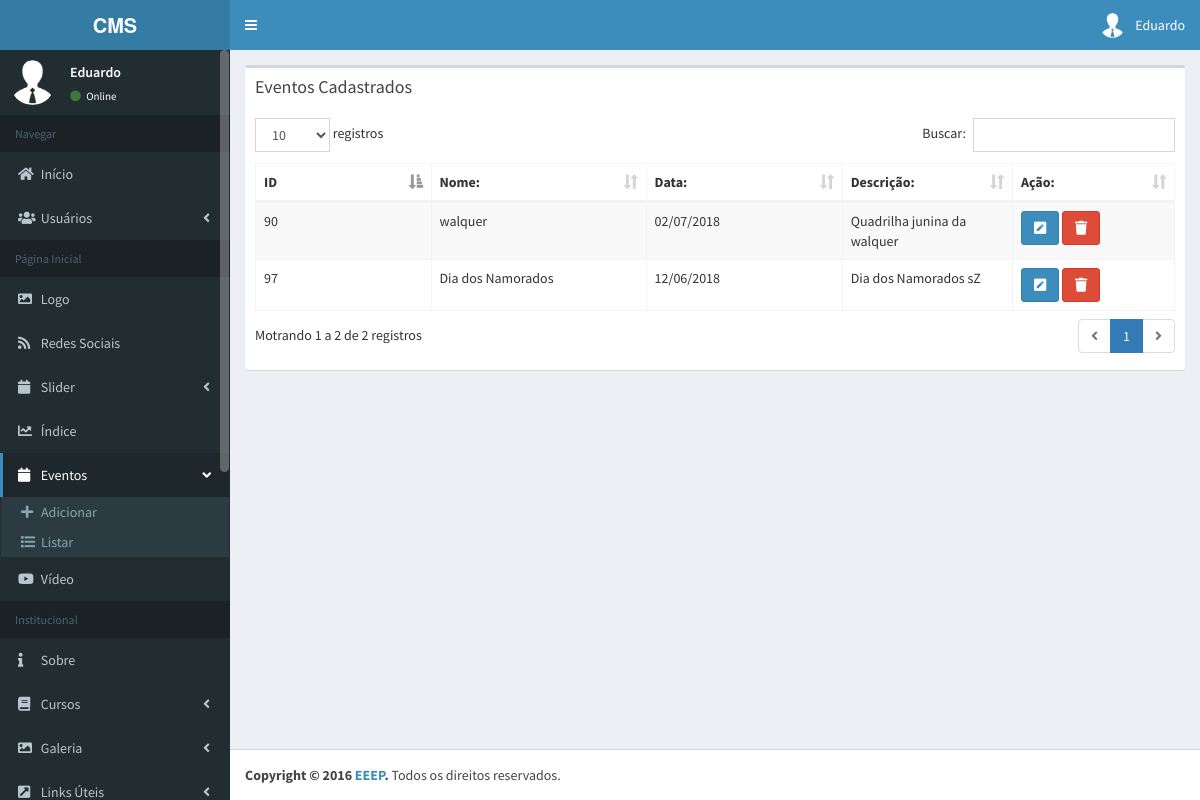
Page /painel/?pg=eventos&acao=listar (signed in) on the committed database.
### tables this page shows
CREATE TABLE `tb_usuarios` (
  `id` int(11) NOT NULL,
  `nome` varchar(100) NOT NULL,
  `email` varchar(100) NOT NULL,
  `usuario` varchar(100) NOT NULL,
  `senha` varchar(100) NOT NULL,
  `condicao` int(1) DEFAULT NULL,
  `img` varchar(40) DEFAULT NULL
);

CREATE TABLE `tb_eventos` (
  `id` int(11) NOT NULL,
  `nome` varchar(100) DEFAULT NULL,
  `descricao` varchar(100) DEFAULT NULL,
  `data` varchar(10) DEFAULT NULL,
  `horario` varchar(7) DEFAULT NULL
);

### painel/paginas/eventos.php (the view, shortened to what this page needs)
<?php
   if ($acao=="adicionar") {
   ?>
<section class="content container-fluid">
   <div class="col-md-12">
   <div class="box box-success">
      <div class="box-header with-border">
         <h3 class="box-title">Adicionar Evento</h3>
      </div>
      <?php
         $nome = isset($_POST['nome'])?$_POST['nome']:null;
         $data1 = isset($_POST['data'])?$_POST['data']:null;
         $data1 = str_replace("/", "-", isset($_POST["data"])?$_POST["data"]:null);
         $data = date('Y-m-d', strtotime($data1));
         $descricao= isset($_POST['descricao'])?$_POST['descricao']:null;
         $horario= isset($_POST['horario'])?$_POST['horario']:null;
         $cond = isset($_GET['cond'])?$_GET['cond']:null;
         if($cond == "inserir"){
         $inserir = $conexao->prepare("INSERT INTO tb_eventos(nome,descricao,data,horario) VALUES (:nome,:descricao,:data,:horario)");
         $inserir->bindValue(':nome',$nome);
         $inserir->bindValue(':data',$data);
         $inserir->bindValue(':descricao',$descricao);
         $inserir->bindValue(':horario',$horario);
         if($inserir->execute()==true){
            echo '
             <div class="alert alert-success" id="success-alert">
             <button type="button" class="close" data-dismiss="alert" aria-hidden="true">×</button>
             <strong>Evento cadastrado com sucesso!</strong><a href="" class="alert-link"></a>.
             </div>
             ';
         }
         }
          ?>
      <div class="box-body">
         <form method="post" enctype="multipart/form-data" action="?pg=eventos&acao=adicionar&cond=inserir">
            <div class="col-md-12">
               <label>Nome:</label>
               <input required type="text" class="form-control" name="nome">
            </div>
            <div class="col-md-6">
               <label>Data:</label>
               <input required type="text" value="<?php echo date('d/m/Y') ?>" data-mask="00/00/0000" class="form-control" name="data">
            </div>
            <div class="col-md-6">
               <label>Hora:</label>
               <input required type="text" data-mask="00:00"  value="<?=date('H:i') ?>" class="form-control" name="horario">
            </div>
            <div class="col-md-12">
               <label>Descrição:</label>
               <textarea required class="form-control" name="descricao" rows="12" style="resize: none;"> </textarea>
            </div>
            <div style="margin-top: 10px;" class="col-md-12">
              <input type="submit" class="btn btn-primary pull-right" value="Salvar">
            </div>
         </form>
      </div>
   </div>
</section>
<?php  }if ($acao=="listar") { ?>
<section class="content container-fluid">
<div class="box">
   <div class="box-header">
      <h3 class="box-title">Eventos Cadastrados</h3>
   </div>
   <div class="box-body">
      <div id="example1_wrapper" class="dataTables_wrapper form-inline dt-bootstrap">
         <div class="row">
            <div class="col-sm-12">
               <form method="POST" action="?pg=eventos&acao=editar">
                  <table id="example1" class="table table-bordered table-striped dataTable" role="grid" aria-describedby="example1_info">
                     <thead>
                        <tr role="row">
                           <th class="sorting_asc" tabindex="0" aria-controls="example1" rowspan="1" colspan="1" aria-sort="ascending" aria-label="Rendering engine: activate to sort column descending" style="width: 182px;">ID</th>
                           <th class="sorting" tabindex="0" aria-controls="example1" rowspan="1" colspan="1" aria-label="Browser: activate to sort column ascending" style="width: 224px;">Nome:</th>
                           <th class="sorting" tabindex="0" aria-controls="example1" rowspan="1" colspan="1" aria-label="Platform(s): activate to sort column ascending" style="width: 199px;">Data:</th>
                           <th class="sorting" tabindex="0" aria-controls="example1" rowspan="1" colspan="1" aria-label="Engine version: activate to sort column ascending" style="width: 156px;">Descrição:</th>
                           <th class="sorting" tabindex="0" aria-controls="example1" rowspan="1" colspan="1" aria-label="Engine version: activate to sort column ascending" style="width: 156px;">Ação:</th>
                        </tr>
                     </thead>
                     <tbody>
                        <?php
                           $consulta=$conexao->prepare("SELECT id, nome,descricao,data FROM tb_eventos ORDER BY id DESC  ");
                           $consulta->execute();
                           while ($dado_blog = $consulta->fetch(PDO::FETCH_ASSOC)) { ?>
                        <tr role="row" class="odd">
                           <td class="sorting_1"><?php echo $dado_blog['id'] ?></td>
                           <td><?php echo $dado_blog['nome'] ?>
                           </td>
                           <td><?php
                              $data1 = str_replace("/", "-", $dado_blog['data'] );
                              $data = date('d/m/Y', strtotime($data1));
                              echo $data ?></td>
                           <td><?php echo $dado_blog['descricao'] ?></td>
                           <td>
                              <button type="submit" class="btn btn-primary"><i class="fa fa-pencil-square"></i></button>
                              <button type="button" class="btn btn-danger" data-toggle="modal" data-target="#<?php echo $dado_blog['id'] ?>">
                                  <i class="fa fa-trash"></i>
                              </button>
                           </td>
                        </tr>
                        <?php } ?>
                     </tbody>
                  </table>
               </form>
            </div>
         </div>
      </div>
   </div>
</div>
</section>
<?php }if ($acao=="esc") {
  $id = (isset($_REQUEST['id'])?$_REQUEST['id']:null);
  $excluir = $conexao->prepare("DELETE FROM tb_eventos WHERE id= :id");
  $excluir->bindValue(':id',$id);
  if($excluir->execute()==TRUE){
     echo "<script>window.location.href='?pg=eventos&acao=listar';</script>";
  }else{
    echo "";
  }
}if($acao=="efetuar_edicao"){
$id = isset($_POST['id'])?$_POST['id']:null;
 if(isset($_GET['id'])){
   $id = (isset($_REQUEST['id'])?$_REQUEST['id']:null);
   $nome = (isset($_POST['nome'])?$_POST['nome']:null);
   $data1 = (isset($_POST['data'])?$_POST['data']:null);
   $data1 = str_replace("/", "-", isset($_POST["data"])?$_POST["data"]:null);
   $data = date('Y-m-d', strtotime($data1));
   $descricao= (isset($_POST['descricao'])?$_POST['descricao']:null);
   $horario= (isset($_POST['horario'])?$_POST['horario']:null);
   $editar = $conexao->prepare("UPDATE tb_eventos SET nome=:nome, descricao=:descricao, data=:data, horario=:horario WHERE id=:id");
    $editar->bindValue(':id',$id);
    $editar->bindValue(':nome',$nome);
    $editar->bindValue(':descricao',$descricao);
    $editar->bindValue(':data',$data);
    $editar->bindValue(':horario',$horario);
    if($editar->execute()==true){
        echo "<script>window.location.href='?pg=eventos&acao=listar';</script>";
    }elseif($editar->execute()==false AND $editar->execute()!=null){
        echo "<script>window.location.href='?pg=eventos&acao=listar';</script>";
    }
 }
   }
?>

### painel/index.php (shortened to what this page needs)
<?php
include('../templates/conexao.php');
   $acao = (isset($_REQUEST['acao']) ? $_REQUEST['acao']: "");
   $pg = (isset($_REQUEST['pg'])?$_REQUEST['pg']:'inicio');
   $email=$_SESSION['email'];
    $consulta = $conexao->prepare("SELECT * FROM tb_usuarios WHERE email = :email ");
	$consulta->bindValue(":email", $email);
	$consulta->execute();
	$dados = $consulta->fetch(PDO::FETCH_OBJ);
?>
<!DOCTYPE html>
<html>
<head>
  <link rel="stylesheet" href="bootstrap/css/bootstrap.min.css">
  <link rel="stylesheet" href="https://cdnjs.cloudflare.com/ajax/libs/font-awesome/4.5.0/css/font-awesome.min.css">
  <link href="../assets/css/bootstrap-toggle.min.css" rel="stylesheet">
  <link rel="stylesheet" href="../assets/css/ionicons.min.css">
   <link rel="stylesheet" href="../assets/css/dataTables.bootstrap.min.css">
	<link rel="stylesheet" href="https://use.fontawesome.com/releases/v5.0.2/css/all.css">
  <link rel="stylesheet" href="dist/css/AdminLTE.css">
  <link rel="stylesheet" href="dist/css/main.css">
  <link rel="stylesheet" type="text/css" href=" ../assets/css/custom.css">
	  <link rel="stylesheet" href="../assets/css/_all-skins.min.css">
</head>
<body class="hold-transition skin-blue fixed sidebar-mini">
  <div class="wrapper">
	<header class="main-header">
	  <a href="?pg=inicio" class="logo">
		<span class="logo-lg"><b>CMS</b></span>
	  </a>
	  <nav class="navbar navbar-static-top" role="navigation">
		 <a href="#" class="sidebar-toggle" data-toggle="push-menu" role="button">
		 </a>
		<div class="navbar-custom-menu" >
		  <ul class="nav navbar-nav">
			<li class="dropdown user user-menu">
			  <a href="#" class="dropdown-toggle" data-toggle="dropdown">
				<img src="<?php if($dados->img==null){
					echo '../assets/img/perfil/perfil.png';}else{echo '../assets/img/perfil/'.$dados->img
					;}?>" class="user-image" alt="User Image">
				<span class="hidden-xs"><?php echo $dados->nome; ?></span>
			  </a>
			</li>
		  </ul>
		</div>
	  </nav>
	</header>
	<aside class="main-sidebar" >
	  <section class="sidebar" >
		<div class="user-panel" >
		  <div class="pull-left image">
			<img src="<?php if($dados->img==null){
					echo '../assets/img/perfil/perfil.png';}else{echo '../assets/img/perfil/'.$dados->img
					;}?>" class="img-circle" alt="User Image">
		  </div>
		  <div class="pull-left info">
			<p>
				<?php
				echo $dados->nome;
				?>
			</p>
			<a href="#"><i class="fa fa-circle text-success"></i> Online</a>
		  </div>
		</div>
		<ul class="sidebar-menu" data-widget="tree"   >
		  <li class="header">Navegar</li>
		  <li class="<?php echo ($pg=='inicio') ? 'active' : '';?>"><a href="?pg=inicio"><i class="fa fa-home"></i> <span>Início</span></a></li>
		  <li class="treeview <?php echo ($pg=='usuarios') ? 'active' : '';?>">
				<a href="#"><i class="fa fa-users"></i> <span>Usuários</span>
				  <span class="pull-right-container">
					<i class="fa fa-angle-left pull-right"></i>
				  </span>
				</a>
		  </li>
		  <li class="header">Página Inicial</li>
		  <li class="<?php echo ($pg=='logo') ? 'active' : '';?>"><a href="?pg=logo&acao=ver"><i class="fa fa-image"></i> <span>Logo</span></a></li>
		  <li class="<?php echo ($pg=='redesociais') ? 'active' : '';?>"><a href="?pg=redesociais&acao=ver"><i class="fa fa-rss"></i> <span>Redes Sociais</span></a></li>
		  <li class="treeview <?php echo ($pg=='slides') ? 'active' : '';?>">
				<a href="#"><i class="fa fa-calendar"></i> <span>Slider</span>
				  <span class="pull-right-container">
					<i class="fa fa-angle-left pull-right"></i>
				  </span>
				</a>
		  </li>
		  <li class="<?php echo ($pg=='indice') ? 'active' : '';?>"><a href="?pg=indice&acao=ver"><i class="fa fa-line-chart"></i> <span>Índice</span></a></li>
		  <li class="treeview <?php echo ($pg=='eventos') ? 'active' : '';?>">
				<a href="#"><i class="fa fa-calendar"></i> <span>Eventos</span>
				  <span class="pull-right-container">
					<i class="fa fa-angle-left pull-right"></i>
				  </span>
				</a>
				<ul class="treeview-menu">
				  <li><a href="?pg=eventos&acao=adicionar"><i class="fa fa-plus" aria-hidden="true"></i>Adicionar</a></li>
				  <li><a href="?pg=eventos&acao=listar"><i class="fa fa-list" aria-hidden="true"></i>Listar</a></li>
				</ul>
		  </li>
		  <li class="<?php echo ($pg=='video') ? 'active' : '';?>"><a href="?pg=video&acao=ver"><i class="fab fa-youtube"></i> <span>Vídeo</span></a></li>
		  <li class="header">Institucional</li>
		  <li class="<?php echo ($pg=='sobre') ? 'active' : '';?>"><a href="?pg=sobre&acao=ver"><i class="fa fa-info"></i> <span>Sobre</span></a></li>
		  <li class="treeview <?php echo ($pg=='cursos') ? 'active' : '';?>">
				<a href="#"><i class="fa fa-book"></i> <span>Cursos</span>
				  <span class="pull-right-container">
					<i class="fa fa-angle-left pull-right"></i>
				  </span>
				</a>
		  </li>
		  <li class="treeview <?php echo ($pg=='galeria') ? 'active' : '';?>">
				<a href="#"><i class="fa fa-image"></i> <span>Galeria</span>
				  <span class="pull-right-container">
					<i class="fa fa-angle-left pull-right"></i>
				  </span>
				</a>
		  </li>
		  <li class="treeview <?php echo ($pg=='links_uteis') ? 'active' : '';?>">
				<a href="#"><i class="fas fa-external-link-square-alt"></i> <span>Links Úteis</span>
				  <span class="pull-right-container">
					<i class="fa fa-angle-left pull-right"></i>
				  </span>
				</a>
		  </li>
		</ul>
	  </section>
	</aside>
	<div class="content-wrapper">
		<?php
			if (!empty($pg)) {
				if (file_exists("paginas/$pg".".php")) {
					include("paginas/$pg".".php");
				}else{
					include("paginas/404.php");
				}
			}
		?>
	</div>
	<footer class="main-footer">
	  <strong>Copyright &copy; 2016 <a href="#">EEEP</a>.</strong> Todos os direitos reservados.
	</footer>
</div>
   </body>
   </html>

### rows in the picture
tb_usuarios: nome "Eduardo"
tb_eventos: id "97", nome "Dia dos Namorados", data "12/06/2018", descricao "Dia dos Namorados sZ"
tb_eventos: id "90", nome "walquer", data "02/07/2018", descricao "Quadrilha junina da walquer"
